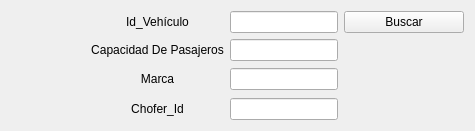
                      <widget class="QWidget" name="page_Vehiculo_Buscar">
                       <layout class="QGridLayout" name="gridLayout_10">
                        <item row="0" column="1">
                         <widget class="QLabel" name="label_LugarDestino_Registrar_12">
                          <property name="text">
                           <string>&lt;html&gt;&lt;head/&gt;&lt;body&gt;&lt;p align=&quot;center&quot;&gt;Id_Vehículo&lt;/p&gt;&lt;/body&gt;&lt;/html&gt;</string>
                          </property>
                         </widget>
                        </item>
                        <item row="0" column="2">
                         <widget class="QLineEdit" name="lineEdit_IdVehiculo_Buscar"/>
                        </item>
                        <item row="0" column="3">
                         <widget class="QPushButton" name="Boton_VehiculoBuscar_Buscar">
                          <property name="cursor">
                           <cursorShape>PointingHandCursor</cursorShape>
                          </property>
                          <property name="styleSheet">
                           <string notr="true"/>
                          </property>
                          <property name="text">
                           <string>Buscar</string>
                          </property>
                         </widget>
                        </item>
                        <item row="1" column="1">
                         <widget class="QLabel" name="label_LugarDestino_Registrar_13">
                          <property name="text">
                           <string>&lt;html&gt;&lt;head/&gt;&lt;body&gt;&lt;p align=&quot;center&quot;&gt;Capacidad De Pasajeros&lt;/p&gt;&lt;/body&gt;&lt;/html&gt;</string>
                          </property>
                         </widget>
                        </item>
                        <item row="1" column="2">
                         <widget class="QLineEdit" name="lineEdit_CapPasajeros_Buscar">
                          <property name="readOnly">
                           <bool>true</bool>
                          </property>
                         </widget>
                        </item>
                        <item row="2" column="0">
                         <spacer name="horizontalSpacer_31">
                          <property name="orientation">
                           <enum>Qt::Horizontal</enum>
                          </property>
                          <property name="sizeType">
                           <enum>QSizePolicy::Fixed</enum>
                          </property>
                          <property name="sizeHint" stdset="0">
                           <size>
                            <width>80</width>
                            <height>25</height>
                           </size>
                          </property>
                         </spacer>
                        </item>
                        <item row="2" column="1">
                         <widget class="QLabel" name="label_HoraLlegada_Registrar_8">
                          <property name="text">
                           <string>&lt;html&gt;&lt;head/&gt;&lt;body&gt;&lt;p align=&quot;center&quot;&gt;Marca&lt;/p&gt;&lt;/body&gt;&lt;/html&gt;</string>
                          </property>
                         </widget>
                        </item>
                        <item row="2" column="2">
                         <widget class="QLineEdit" name="lineEdit_Marca_Buscar">
                          <property name="readOnly">
                           <bool>true</bool>
                          </property>
                         </widget>
                        </item>
                        <item row="2" column="3">
                         <spacer name="horizontalSpacer_30">
                          <property name="orientation">
                           <enum>Qt::Horizontal</enum>
                          </property>
                          <property name="sizeType">
                           <enum>QSizePolicy::Fixed</enum>
                          </property>
                          <property name="sizeHint" stdset="0">
                           <size>
                            <width>120</width>
                            <height>20</height>
                           </size>
                          </property>
                         </spacer>
                        </item>
                        <item row="3" column="1">
                         <widget class="QLabel" name="label_HoraSalida_Registrar_10">
                          <property name="text">
                           <string>&lt;html&gt;&lt;head/&gt;&lt;body&gt;&lt;p align=&quot;center&quot;&gt;Chofer_Id&lt;/p&gt;&lt;/body&gt;&lt;/html&gt;</string>
                          </property>
                         </widget>
                        </item>
                        <item row="3" column="2">
                         <widget class="QLineEdit" name="lineEdit_VehiculoChoferId_Buscar">
                          <property name="readOnly">
                           <bool>true</bool>
                          </property>
                         </widget>
                        </item>
                       </layout>
                      </widget>
